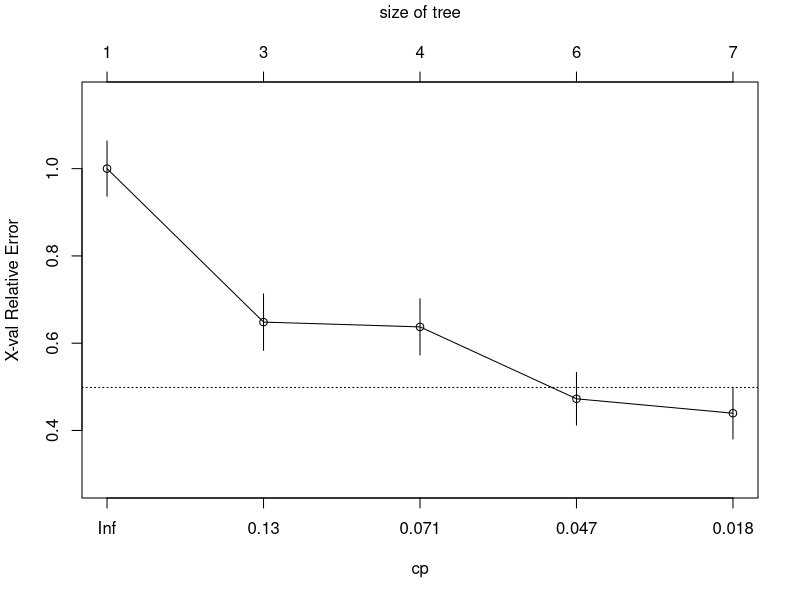
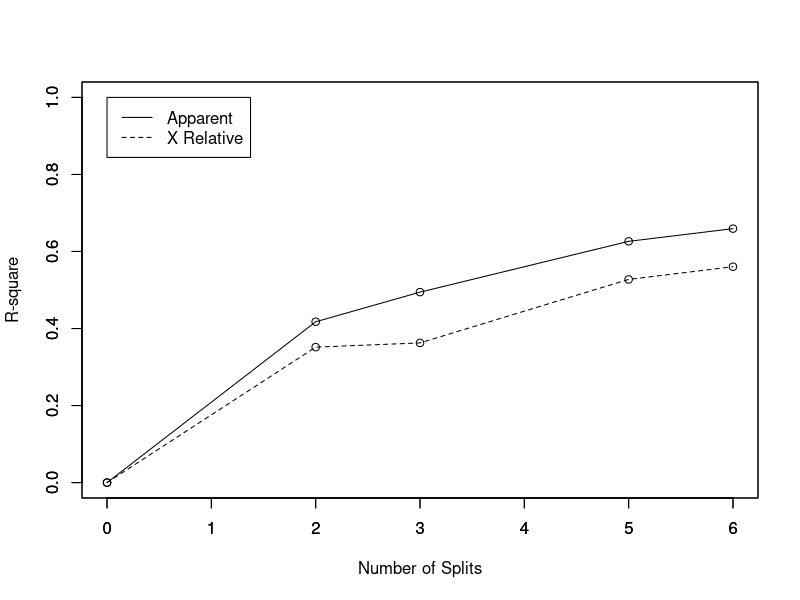
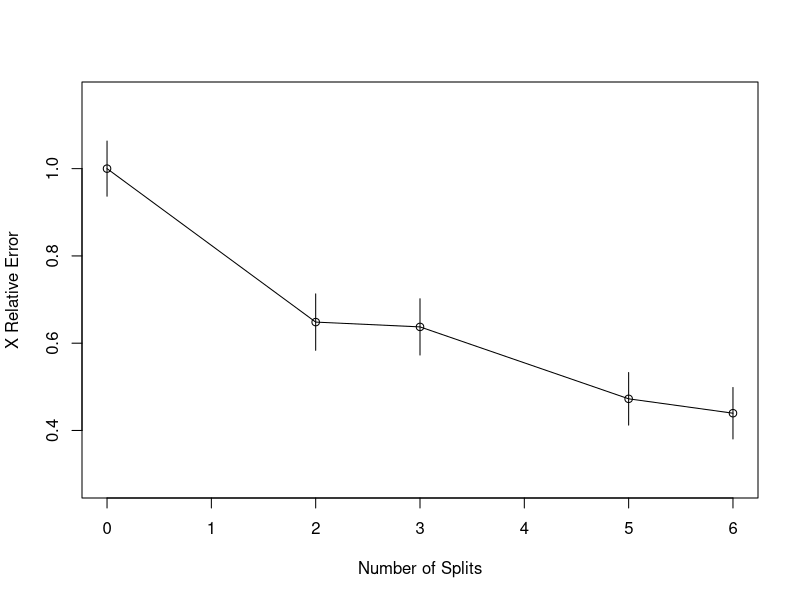
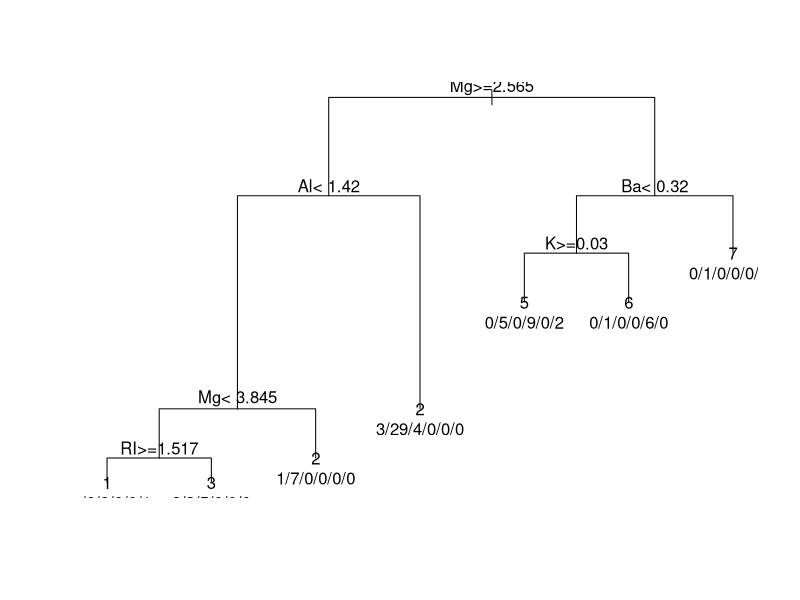
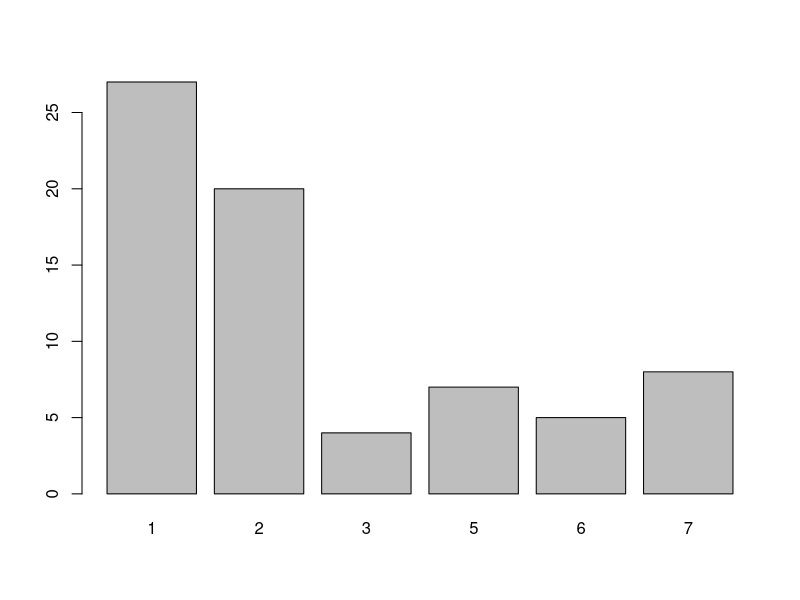

Reproduce these figures in R, in order.
library(e1071)
library(rpart)
data(Glass, package="mlbench")
str(Glass)
index <- 1:nrow(Glass)
testindex <- sample(index, trunc(length(index)/3))
testset <- Glass[testindex,]
trainset <- Glass[-testindex,]
rpart.model <- rpart(Type ~ ., data = trainset)
rpart.pred <- predict(rpart.model, testset[,-10], type = "class")
printcp(rpart.model)
plotcp(rpart.model)

rsq.rpart(rpart.model)
print(rpart.model)

plot(rpart.model,compress=TRUE)
text(rpart.model, use.n=TRUE)
plot(rpart.pred)



